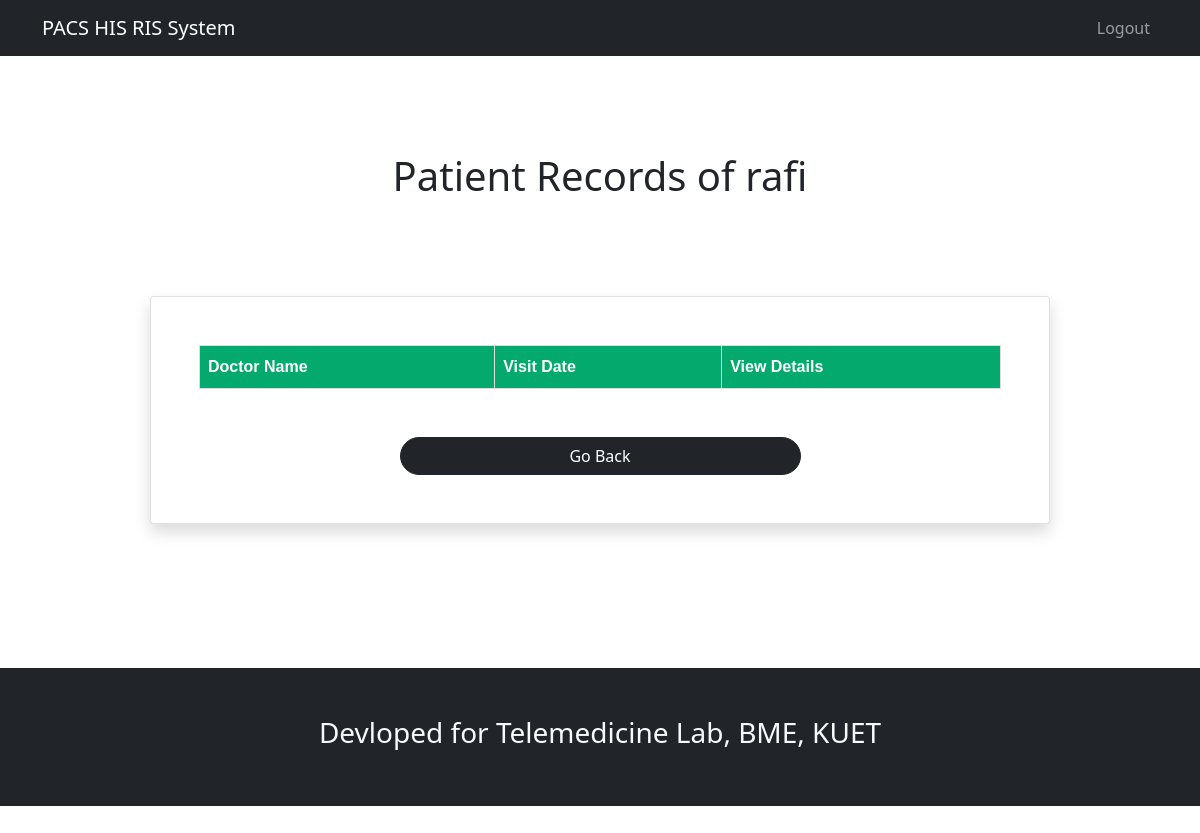
/patient/patient_records (signed in), run on an earlier commit of the app's database.
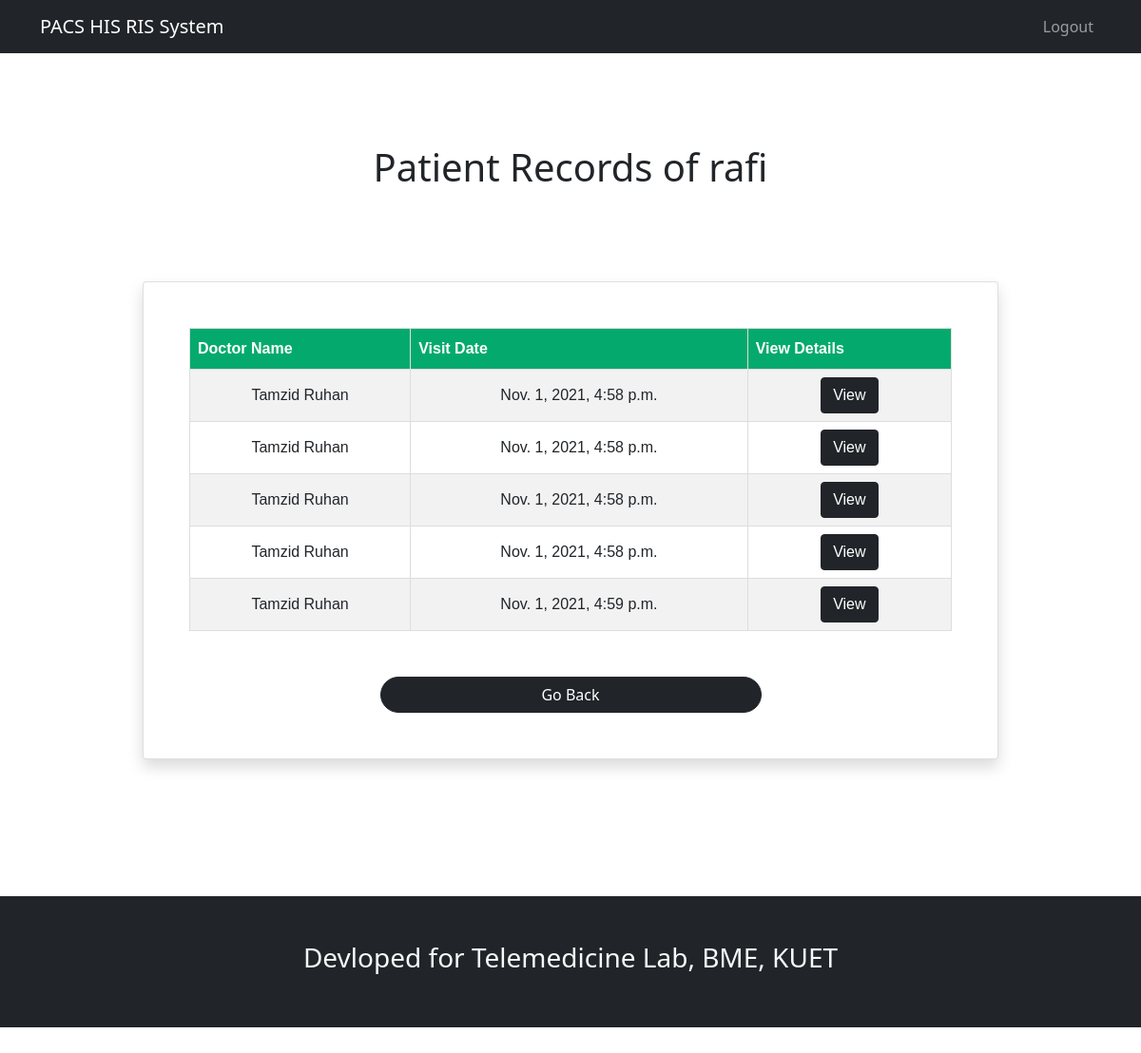
And on a later commit of the database.
### accounts/models.py (models this page shows, shortened)
class User(AbstractUser):
    first_name = models.CharField(max_length=50,blank=False,null=False,help_text ="Please Enter Your First Name")
    last_name = models.CharField(max_length=50,blank=False,null=False,help_text ="Please Enter Your Last/Given Name")
    phone = models.CharField(max_length=11,blank=False,null=False,primary_key=True,help_text ="Please Enter Your Phone number. eg: 01700000000")
    address = models.CharField(max_length=200,blank=False,null=False,help_text ="Please Enter Your Residential Address")
    gender = models.CharField(choices=[("M","Male"),("F","Female"),("Other","Other")],blank=False,null=False,max_length=10)
    blood_group = models.CharField(choices=[("A+","A+"),("A-","A-"),("B+","B+"),("B-","B-"),("AB+","AB+"),("AB-","AB-"),("O+","O+"),("O-","O-")],max_length=5)
    is_doctor = models.BooleanField(default=False,verbose_name="Is a Doctor")
    is_labop = models.BooleanField(default=False,verbose_name="Is a Lab Operator")

### doctor/models.py (models this page shows, shortened)
class Prescription(models.Model):
    patient = models.ForeignKey(User,on_delete=models.CASCADE,verbose_name="Assigned Patient")
    doctor = models.ForeignKey(User,on_delete=models.CASCADE,verbose_name="Assigned Doctor",related_name="Prescription_By_Doctor")
    date = models.DateTimeField()
    symptoms = models.CharField(max_length=10000,verbose_name="Symptoms Found",blank=False,null=False)
    tests_given = models.CharField(max_length=10000,verbose_name="Tests given",blank=False,null=False)
    treatment = models.CharField(max_length=10000,verbose_name="Treatment Given",blank=False,null=False)
    follow_up_date = models.DateField(verbose_name="Date for Follow Up",help_text="Please enter in YYYY-MM-DD format")
    def get_absolute_url(self):
        args=[ self.id ]
        return reverse('doctor:previous_prescriptions_details', args=args )

### patient/views.py (the view)
# urls.py: path("patient_records",patient_records,name="patient_records"),
def patient_records(request):
    patient = request.user
    patient_name = patient.username
    prescriptions = Prescription.objects.filter(patient=patient)
    return render(request,"patient/patient_records.html",{"prescriptions":prescriptions,"patient_name":patient_name})

### patient/templates/patient/patient_records.html (shortened to what this page needs)
{% extends "base.html" %} {% block content %}
<center>
    <h1 class="my-5 p-5"> Patient Records of {{patient_name}} </h1>
</center>
<div class="container card p-5 shadow bg-body rounded w-75">
    <table width=80% id="prescriptions">
        <tr>
            <th> Doctor Name </th>
            <th> Visit Date</th>
            <th> View Details </th>
        </tr>
        {% for prescription in prescriptions %}
        <tr>
            <td> {{ prescription.doctor.first_name }} {{ prescription.doctor.last_name }} </td>
            <td> {{ prescription.date }} </td>
            <td> <button class="btn btn-dark"><a href="../..{{ prescription.get_absolute_url }}" class="text-decoration-none text-white"> View </a></button> </td>
        </tr>
        {% endfor %}
    </table>
    <div class="wrap d-flex justify-content-center">
        <button onclick="goBack()" class="btn btn-dark mt-5 rounded-pill col-md-6">Go Back</button>
    </div>
</div>
{% endblock %}

### home_app/templates/base.html (shortened to what this page needs)
<html>
<head>
    <link href="https://cdn.jsdelivr.net/npm/bootstrap@5.1.3/dist/css/bootstrap.min.css" rel="stylesheet">
    <link rel="stylesheet" href="https://pro.fontawesome.com/releases/v5.10.0/css/all.css"> </head>
<body>
    <nav class="navbar navbar-expand-md navbar-dark bg-dark">
        <div class="container">
            <a href="../../../" class="navbar-brand"> PACS HIS RIS System</a>
            <div class="collapse navbar-collapse" id="navmenu">
                <ul class="navbar-nav ms-auto">
                    <li class="nav-item">
                        <a href="{% url 'accounts:logout' %}" class="nav-link"> Logout </a>
                    </li>
                </ul>
            </div>
        </div>
    </nav>
    {% block content %} {% endblock %}
    <footer class="my-5 py-5 ">
        <div class="bg-dark text-light mt-5 p-5 text-center">
            <div class="container">
                <h3>Devloped for Telemedicine Lab, BME, KUET</h3>
            </div>
        </div>
    </footer>
</body>
</html>

### patient/templates/patient/patient_records.html (style rules this page uses)
#prescriptions { font-family: Arial, Helvetica, sans-serif; border-collapse: collapse; width: 100%; }
#prescriptions td, #prescriptions th { border: 1px solid #ddd; padding: 8px; text-align: center; }
#prescriptions tr:nth-child(even) { background-color: #f2f2f2; }
#prescriptions th { padding-top: 12px; padding-bottom: 12px; text-align: left; background-color: #04AA6D; color: white; }

What changed in the data, as far as the page shows it:
added Prescription: doctor.first_name "Tamzid", doctor.last_name "Ruhan", date "Nov. 1, 2021, 4:58 p.m."
added Prescription: doctor.first_name "Tamzid", doctor.last_name "Ruhan", date "Nov. 1, 2021, 4:58 p.m."
added Prescription: doctor.first_name "Tamzid", doctor.last_name "Ruhan", date "Nov. 1, 2021, 4:58 p.m."
added Prescription: doctor.first_name "Tamzid", doctor.last_name "Ruhan", date "Nov. 1, 2021, 4:58 p.m."
added Prescription: doctor.first_name "Tamzid", doctor.last_name "Ruhan", date "Nov. 1, 2021, 4:59 p.m."
